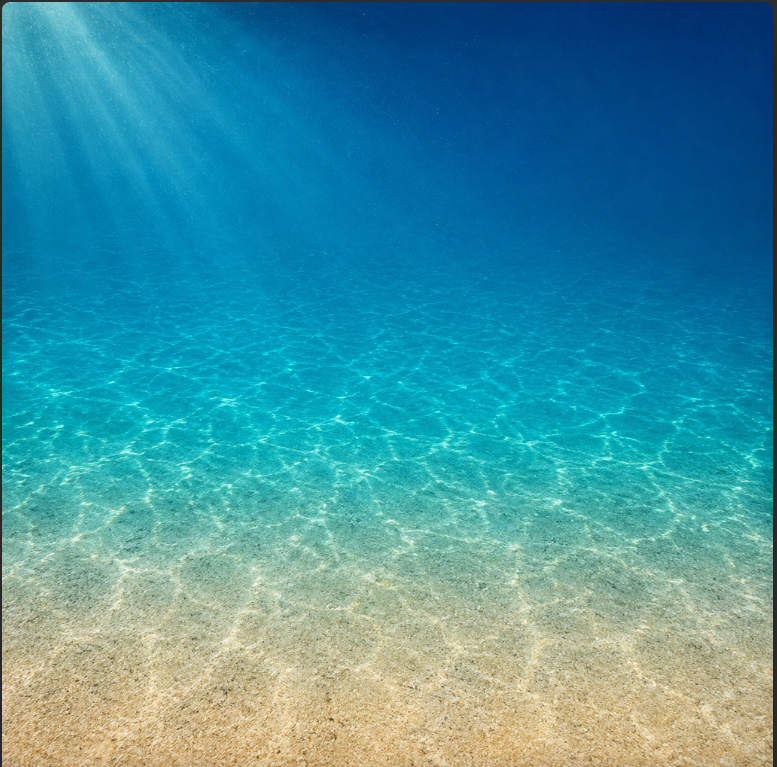
#> input picture zy-think/gen_src.png, 777 x 767 px
$ python crop_rail.py
#> lines starting #> are read from the running program, lines starting #| are printed output that depends on the picture
#!/usr/bin/env python3
"""
从方形生图裁出多个候选竖条（侧栏底图），拼成对比图。
侧栏真实比例参考：宽 60px / 高 800px ≈ 1:13。这里裁不同位置和宽度。
"""
from PIL import Image

im = Image.open("gen_src.png").convert("RGB")
W, H = im.size
#> W = 777; H = 767
print(f"原图 {W}x{H}")
#| 原图 777x767

# 目标竖条比例 1:13。裁剪窗口：宽 = H/13 左右
target_ratio = 13
strip_w = max(40, int(H / target_ratio))   # 约 59px 等效，但裁的时候放大点更清晰
#> strip_w = 59

# 候选：不同横向起始位置（用比例），不同裁剪宽度
candidates = [
    ("center-narrow", 0.50, 0.07),   # 正中，窄
    ("center-med",    0.50, 0.12),   # 正中，中
    ("left-sun",      0.30, 0.10),   # 偏左，阳光强区
    ("right",         0.72, 0.10),   # 偏右
    ("wide-preview",  0.50, 0.22),   # 宽版预览
]

strips = []
for name, cx, width_ratio in candidates:
    w = int(W * width_ratio)
    x0 = int(W * cx) - w // 2
    x0 = max(0, min(x0, W - w))
    crop = im.crop((x0, 0, x0 + w, H))
    # 放大到统一展示宽度（80px），高度按原比例
    disp_w = 80
    disp_h = int(H * (disp_w / w))
    crop_disp = crop.resize((disp_w, disp_h), Image.LANCZOS)
    strips.append((name, crop_disp))
    # 也单独存一份原始裁剪（高清）
    crop.save(f"rail_{name}.png")
    print(f"{name}: 裁剪 x[{x0}:{x0+w}] -> 原始 {crop.size}, 展示 {crop_disp.size}")
#> this loop made 5 passes
#> pass 1, `crop = im.crop((x0, 0, x0 + w, H))`:
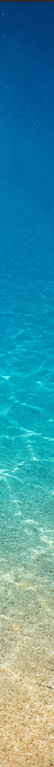
#> crop: PIL image 54x767 RGB; mean R, G, B 66.7, 148.3, 163.2
#> pass 2, `crop = im.crop((x0, 0, x0 + w, H))`:
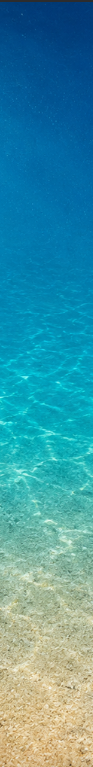
#> crop: PIL image 93x767 RGB; mean R, G, B 66, 148, 163.2
#> after the loop:
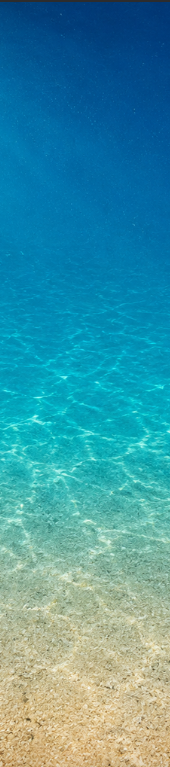
#> crop: PIL image 170x767 RGB; mean R, G, B 65.5, 147.9, 163.1
#> after the loop, strips = 5 items

# 拼对比图：横排 5 条 + 标签
gap = 20
label_h = 24
total_w = sum(s[1].width for s in strips) + gap * (len(strips) + 1)
#> total_w = 520
max_h = max(s[1].height for s in strips)
#> max_h = 1136
canvas = Image.new("RGB", (total_w, max_h + label_h + 20), (245, 245, 248))
from PIL import ImageDraw
d = ImageDraw.Draw(canvas)
x = gap
for name, strip in strips:
    canvas.paste(strip, (x, label_h + 10))
    d.text((x + 4, 4), name, fill=(40, 40, 50))
    x += strip.width + gap
#> this loop made 5 passes
#> (name, x) on passes 1 to 5: ('center-narrow', 120), ('center-med', 220), ('left-sun', 320), ('right', 420), ('wide-preview', 520)
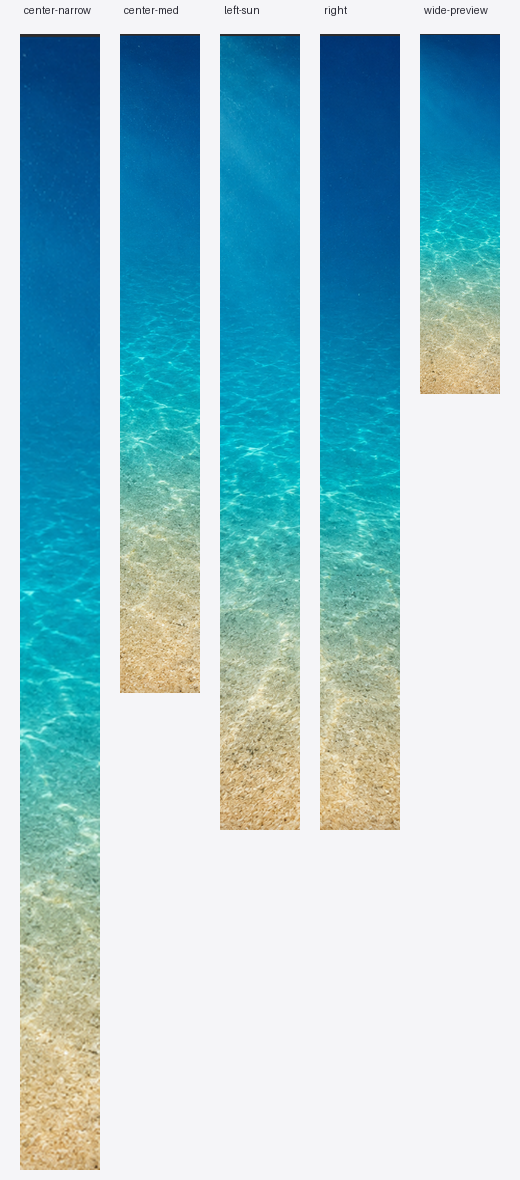
#> canvas: PIL image 520x1180 RGB; mean R, G, B 157.2, 197.7, 206.5
#> after the loop, x = 520
canvas.save("rail_candidates.png")
print("\n对比图: rail_candidates.png  尺寸", canvas.size)
#| 对比图: rail_candidates.png  尺寸 (520, 1180)
